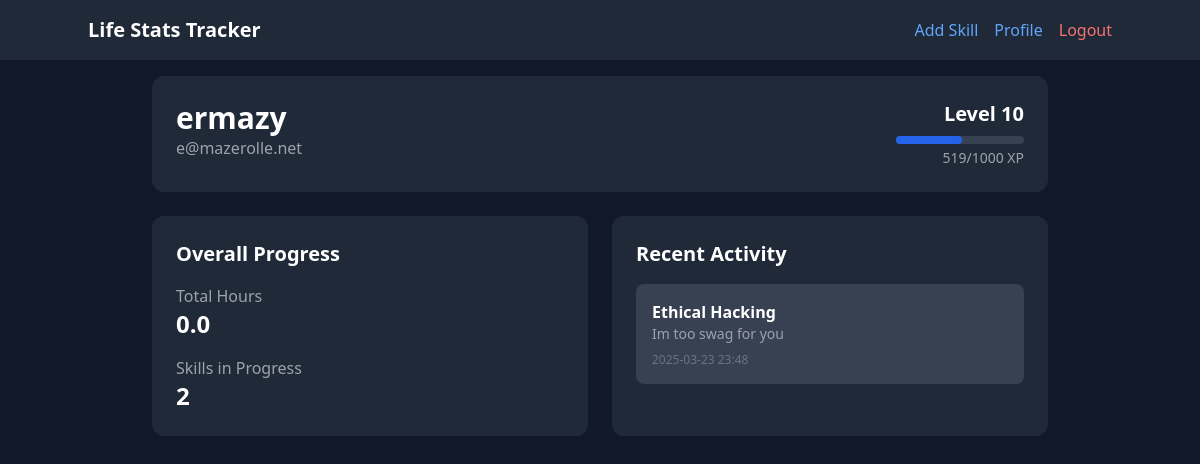
The app's page /profile (signed in) with its own data.
### app/models/user.py (models this page shows, shortened)
class User(UserMixin, db.Model):
    __tablename__ = 'user'
    id = db.Column(db.Integer, primary_key=True)
    username = db.Column(db.String(80), unique=True, nullable=False)
    email = db.Column(db.String(120), unique=True, nullable=False)
    password_hash = db.Column(db.String(128))
    created_at = db.Column(db.DateTime, default=datetime.utcnow)
    categories = db.relationship('Category', backref='user', lazy=True)
    total_hours = db.Column(db.Float, default=0.0)
    level = db.Column(db.Integer, default=1)
    xp = db.Column(db.Integer, default=0)

### app/models/skill.py (models this page shows, shortened)
class Skill(db.Model):
    __tablename__ = 'skill'
    id = db.Column(db.Integer, primary_key=True)
    name = db.Column(db.String(80), nullable=False)
    description = db.Column(db.Text)
    created_at = db.Column(db.DateTime, default=datetime.utcnow)
    category_id = db.Column(db.Integer, db.ForeignKey('category.id'), nullable=False)
    total_hours = db.Column(db.Float, default=0.0)
    mastery_percentage = db.Column(db.Float, default=0.0)
    level = db.Column(db.Integer, default=1)
    target_hours = db.Column(db.Float, default=10000.0)  # Default to 10,000 hour rule
    level_threshold = db.Column(db.Float, default=10.0)  # Hours needed per level
    journal_entries = db.relationship('JournalEntry', backref='skill', lazy=True)

class JournalEntry(db.Model):
    __tablename__ = 'journal_entry'
    id = db.Column(db.Integer, primary_key=True)
    content = db.Column(db.Text, nullable=False)
    created_at = db.Column(db.DateTime, default=datetime.utcnow)
    skill_id = db.Column(db.Integer, db.ForeignKey('skill.id'), nullable=False)

### app/routes/main.py (the view)
@bp.route('/profile')
@login_required
def profile():
    return render_template('profile.html', user=current_user)

### app/__init__.py (called while the page is built)
def create_app(config_class=Config):
    instance_path = os.path.join(os.getcwd(), 'instance')
    app = Flask(__name__, instance_path=instance_path, instance_relative_config=True)
    app.config.from_object(config_class)
    os.makedirs(app.instance_path, exist_ok=True)
    print(f"Instance path: {app.instance_path}")
    db.init_app(app)
    login_manager.init_app(app)
    migrate.init_app(app, db)
    csrf.init_app(app)
    from .models import User, Category, Skill, JournalEntry
    @login_manager.user_loader
    def load_user(user_id):
        return User.query.get(int(user_id))
    from app.routes import auth, skills, main
    app.register_blueprint(auth.bp)
    app.register_blueprint(skills.bp)
    app.register_blueprint(main.bp)
    return app

### app/templates/profile.html
{% extends "base.html" %}
{% block content %}
<div class="max-w-4xl mx-auto">
    <div class="bg-gray-800 p-6 rounded-xl mb-6">
        <div class="flex justify-between items-start">
            <div>
                <h1 class="text-3xl font-bold">{{ user.username }}</h1>
                <p class="text-gray-400">{{ user.email }}</p>
            </div>
            <div class="text-right">
                <p class="text-xl font-semibold">Level {{ user.level }}</p>
                <div class="w-32 bg-gray-700 rounded-full h-2 mt-2">
                    <div class="bg-blue-600 h-2 rounded-full" style="width: {{ (user.xp / (user.level * 100)) * 100 }}%"></div>
                </div>
                <p class="text-sm text-gray-400 mt-1">{{ user.xp }}/{{ user.level * 100 }} XP</p>
            </div>
        </div>
    </div>
    <div class="grid md:grid-cols-2 gap-6">
        <div class="bg-gray-800 p-6 rounded-xl">
            <h2 class="text-xl font-bold mb-4">Overall Progress</h2>
            <div class="space-y-4">
                <div>
                    <p class="text-gray-400">Total Hours</p>
                    <p class="text-2xl font-bold">{{ user.total_hours }}</p>
                </div>
                <div>
                    <p class="text-gray-400">Skills in Progress</p>
                    <p class="text-2xl font-bold">{{ user.categories|length }}</p>
                </div>
            </div>
        </div>
        <div class="bg-gray-800 p-6 rounded-xl">
            <h2 class="text-xl font-bold mb-4">Recent Activity</h2>
            <div class="space-y-4">
                {% for category in user.categories %}
                    {% for skill in category.skills %}
                        {% if skill.journal_entries %}
                            <div class="bg-gray-700 p-4 rounded-lg">
                                <p class="font-semibold">{{ skill.name }}</p>
                                <p class="text-sm text-gray-400">{{ skill.journal_entries[-1].content }}</p>
                                <p class="text-xs text-gray-500 mt-2">{{ skill.journal_entries[-1].created_at.strftime('%Y-%m-%d %H:%M') }}</p>
                            </div>
                        {% endif %}
                    {% endfor %}
                {% endfor %}
            </div>
        </div>
    </div>
</div>
{% endblock %}

### records on screen
User: username "ermazy", email "e@mazerolle.net", level "10", xp "519", user.level*100 "1000", total_hours "0.0"
Skill: name "Ethical Hacking", content "Im too swag for you", created_at "2025-03-23 23:48"

### other values on screen
{{ user.categories|length }} "2"
